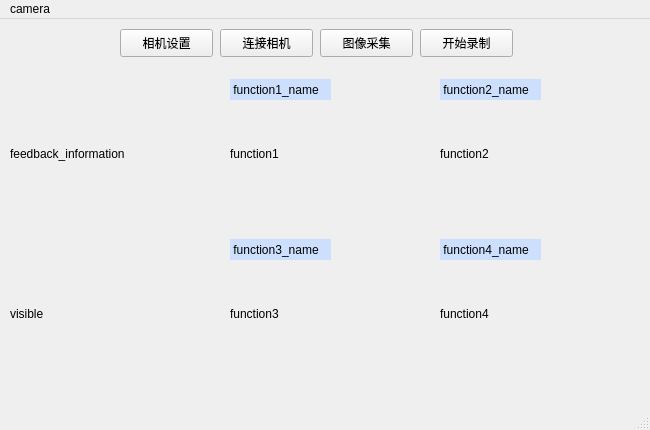
<?xml version="1.0" encoding="UTF-8"?>
<ui version="4.0">
 <class>MainWindow</class>
 <widget class="QMainWindow" name="MainWindow">
  <property name="geometry">
   <rect>
    <x>0</x>
    <y>0</y>
    <width>650</width>
    <height>430</height>
   </rect>
  </property>
  <property name="windowTitle">
   <string>MainWindow</string>
  </property>
  <widget class="QWidget" name="centralwidget">
   <widget class="QPushButton" name="camera_setting_button">
    <property name="geometry">
     <rect>
      <x>120</x>
      <y>10</y>
      <width>93</width>
      <height>28</height>
     </rect>
    </property>
    <property name="text">
     <string>相机设置</string>
    </property>
    <property name="icon">
     <iconset resource="图标/pic.qrc">
      <normaloff>:/newPrefix/设置.png</normaloff>:/newPrefix/设置.png</iconset>
    </property>
   </widget>
   <widget class="QPushButton" name="connect_button">
    <property name="geometry">
     <rect>
      <x>220</x>
      <y>10</y>
      <width>93</width>
      <height>28</height>
     </rect>
    </property>
    <property name="text">
     <string>连接相机</string>
    </property>
    <property name="icon">
     <iconset>
      <normaloff>图标/连接相机.png</normaloff>图标/连接相机.png</iconset>
    </property>
   </widget>
   <widget class="QPushButton" name="capture_button">
    <property name="geometry">
     <rect>
      <x>320</x>
      <y>10</y>
      <width>93</width>
      <height>28</height>
     </rect>
    </property>
    <property name="text">
     <string>图像采集</string>
    </property>
    <property name="icon">
     <iconset>
      <normaloff>图标/采集图像.png</normaloff>图标/采集图像.png</iconset>
    </property>
   </widget>
   <widget class="QPushButton" name="recording_button">
    <property name="geometry">
     <rect>
      <x>420</x>
      <y>10</y>
      <width>93</width>
      <height>28</height>
     </rect>
    </property>
    <property name="text">
     <string>开始录制</string>
    </property>
    <property name="icon">
     <iconset>
      <normaloff>图标/录制视频.png</normaloff>图标/录制视频.png</iconset>
    </property>
   </widget>
   <widget class="QLabel" name="feedback_information">
    <property name="geometry">
     <rect>
      <x>10</x>
      <y>60</y>
      <width>200</width>
      <height>150</height>
     </rect>
    </property>
    <property name="text">
     <string>feedback_information</string>
    </property>
   </widget>
   <widget class="QLabel" name="visible">
    <property name="geometry">
     <rect>
      <x>10</x>
      <y>220</y>
      <width>200</width>
      <height>150</height>
     </rect>
    </property>
    <property name="text">
     <string>visible</string>
    </property>
   </widget>
   <widget class="QLabel" name="function4">
    <property name="geometry">
     <rect>
      <x>440</x>
      <y>220</y>
      <width>200</width>
      <height>150</height>
     </rect>
    </property>
    <property name="text">
     <string>function4</string>
    </property>
   </widget>
   <widget class="QLabel" name="function1">
    <property name="geometry">
     <rect>
      <x>230</x>
      <y>60</y>
      <width>200</width>
      <height>150</height>
     </rect>
    </property>
    <property name="text">
     <string>function1</string>
    </property>
   </widget>
   <widget class="QLabel" name="function2">
    <property name="geometry">
     <rect>
      <x>440</x>
      <y>60</y>
      <width>200</width>
      <height>150</height>
     </rect>
    </property>
    <property name="text">
     <string>function2</string>
    </property>
   </widget>
   <widget class="QLabel" name="function3">
    <property name="geometry">
     <rect>
      <x>230</x>
      <y>220</y>
      <width>200</width>
      <height>150</height>
     </rect>
    </property>
    <property name="text">
     <string>function3</string>
    </property>
   </widget>
   <widget class="QLabel" name="function1_name">
    <property name="geometry">
     <rect>
      <x>230</x>
      <y>60</y>
      <width>101</width>
      <height>21</height>
     </rect>
    </property>
    <property name="styleSheet">
     <string notr="true">QLabel {
    background-color: rgb(204, 224, 254); 
}</string>
    </property>
    <property name="text">
     <string> function1_name</string>
    </property>
   </widget>
   <widget class="QLabel" name="function2_name">
    <property name="geometry">
     <rect>
      <x>440</x>
      <y>60</y>
      <width>101</width>
      <height>21</height>
     </rect>
    </property>
    <property name="styleSheet">
     <string notr="true">QLabel {
    background-color: rgb(204, 224, 254); 
}</string>
    </property>
    <property name="text">
     <string> function2_name</string>
    </property>
   </widget>
   <widget class="QLabel" name="function3_name">
    <property name="geometry">
     <rect>
      <x>230</x>
      <y>220</y>
      <width>101</width>
      <height>21</height>
     </rect>
    </property>
    <property name="styleSheet">
     <string notr="true">QLabel {
    background-color: rgb(204, 224, 254); 
}</string>
    </property>
    <property name="text">
     <string> function3_name</string>
    </property>
   </widget>
   <widget class="QLabel" name="function4_name">
    <property name="geometry">
     <rect>
      <x>440</x>
      <y>220</y>
      <width>101</width>
      <height>21</height>
     </rect>
    </property>
    <property name="styleSheet">
     <string notr="true">QLabel {
    background-color: rgb(204, 224, 254); 
}</string>
    </property>
    <property name="text">
     <string> function4_name</string>
    </property>
   </widget>
   <zorder>camera_setting_button</zorder>
   <zorder>connect_button</zorder>
   <zorder>capture_button</zorder>
   <zorder>recording_button</zorder>
   <zorder>feedback_information</zorder>
   <zorder>visible</zorder>
   <zorder>function4</zorder>
   <zorder>function1</zorder>
   <zorder>function2</zorder>
   <zorder>function3</zorder>
   <zorder>function2_name</zorder>
   <zorder>function1_name</zorder>
   <zorder>function4_name</zorder>
   <zorder>function3_name</zorder>
  </widget>
  <widget class="QMenuBar" name="menubar">
   <property name="geometry">
    <rect>
     <x>0</x>
     <y>0</y>
     <width>650</width>
     <height>22</height>
    </rect>
   </property>
   <widget class="QMenu" name="menucamera">
    <property name="title">
     <string>camera</string>
    </property>
   </widget>
   <addaction name="menucamera"/>
  </widget>
  <widget class="QStatusBar" name="statusbar"/>
 </widget>
 <resources>
  <include location="图标/pic.qrc"/>
 </resources>
 <connections/>
</ui>
